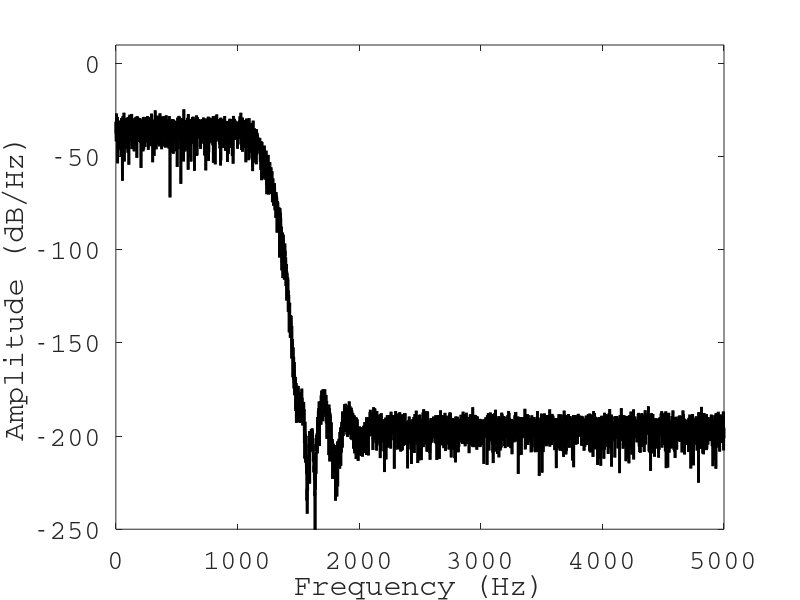

This chart was generated by the following MATLAB code:
clear;
close;
home;
pkg load signal;

%dsp parameters for x-axis:
fs = 10.0e3; %Hz
f_sig = 1200; %Hz
T = 1.0; %Total time (1 sec)
dt = 1/fs;
t = transpose([dt:dt:T]);
%dsp parameters for y-axis:
amplitude = 1.0;
noise_sigma = 1.0;
noise = randn(size(t))*noise_sigma;
y = noise;

%Low-pass filtering
M = 100;
i = [1:M];
fc = f_sig/fs;
lp_kernel = transpose(sin(2*pi*fc.*(i-M/2))./(i-M/2)).*blackman(M);
lp_kernel(end/2) = 2*pi*fc;
lp_kernel = conv(lp_kernel,lp_kernel);
lp_kernel = lp_kernel/(sqrt(sum(lp_kernel.*lp_kernel)));
z = conv(y,lp_kernel);

%Computing the filtered spectrum
Z = sqrt(conj(fft(z)).*fft(z));
Z = Z(1:end/2)*dt;
f = linspace(0,fs/2,length(Z));

%Plotting section
figure(1, 'position',[0,0,1000,1000]);
plot(f,20*log10(Z),'color','black','linewidth',2.0);
axis([0 fs/2 -250 10]);
xlabel('Frequency (Hz)','fontname','Courier','fontsize',20);
ylabel('Amplitude (dB/Hz)','fontname','Courier','fontsize',20);
set(gca(),'fontname','Courier','fontsize',20);
box on;
